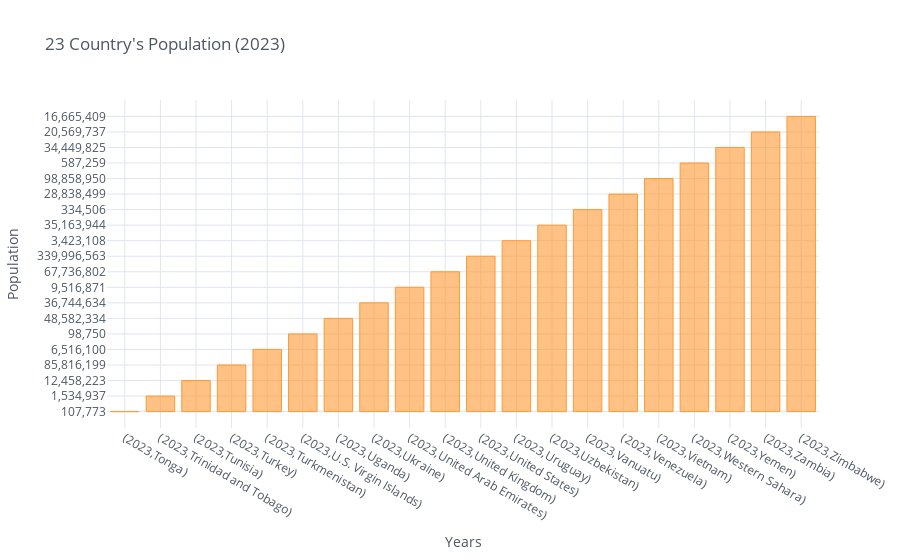

Notebook cell for this chart:
### Code cell
#bar plot of 20 countries population comparison over 2023
n['Population'].iplot(kind='bar',theme='white',xTitle='Years',yTitle='Population',title="23 Country's Population (2023)")

### Figure 1 — Plotly figure (JSON) as saved in the notebook; plotly's stock layout.template omitted (floating-point values rounded to 4 significant figures)
{"data": [{"marker": {"color": "rgba(255, 153, 51, 0.6)", "line": {"color": "rgba(255, 153, 51, 1.0)", "width": 1}}, "name": "Population", "orientation": "v", "text": "", "type": "bar", "x": ["(2023,Tonga)", "(2023,Trinidad and Tobago)", "(2023,Tunisia)", "(2023,Turkey)", "(2023,Turkmenistan)", "(2023,U.S. Virgin Islands)", "(2023,Uganda)", "(2023,Ukraine)", "(2023,United Arab Emirates)", "(2023,United Kingdom)", "(2023,United States)", "(2023,Uruguay)", "(2023,Uzbekistan)", "(2023,Vanuatu)", "(2023,Venezuela)", "(2023,Vietnam)", "(2023,Western Sahara)", "(2023,Yemen)", "(2023,Zambia)", "(2023,Zimbabwe)"], "y": ["107,773", "1,534,937", "12,458,223", "85,816,199", "6,516,100", "98,750", "48,582,334", "36,744,634", "9,516,871", "67,736,802", "339,996,563", "3,423,108", "35,163,944", "334,506", "28,838,499", "98,858,950", "587,259", "34,449,825", "20,569,737", "16,665,409"]}], "layout": {"legend": {"bgcolor": "#FFFFFF", "font": {"color": "#4D5663"}}, "paper_bgcolor": "#FFFFFF", "plot_bgcolor": "#FFFFFF", "title": {"font": {"color": "#4D5663"}, "text": "23 Country's Population (2023)"}, "xaxis": {"gridcolor": "#E1E5ED", "showgrid": true, "tickfont": {"color": "#4D5663"}, "title": {"font": {"color": "#4D5663"}, "text": "Years"}, "zerolinecolor": "#E1E5ED"}, "yaxis": {"gridcolor": "#E1E5ED", "showgrid": true, "tickfont": {"color": "#4D5663"}, "title": {"font": {"color": "#4D5663"}, "text": "Population"}, "zerolinecolor": "#E1E5ED"}}}
